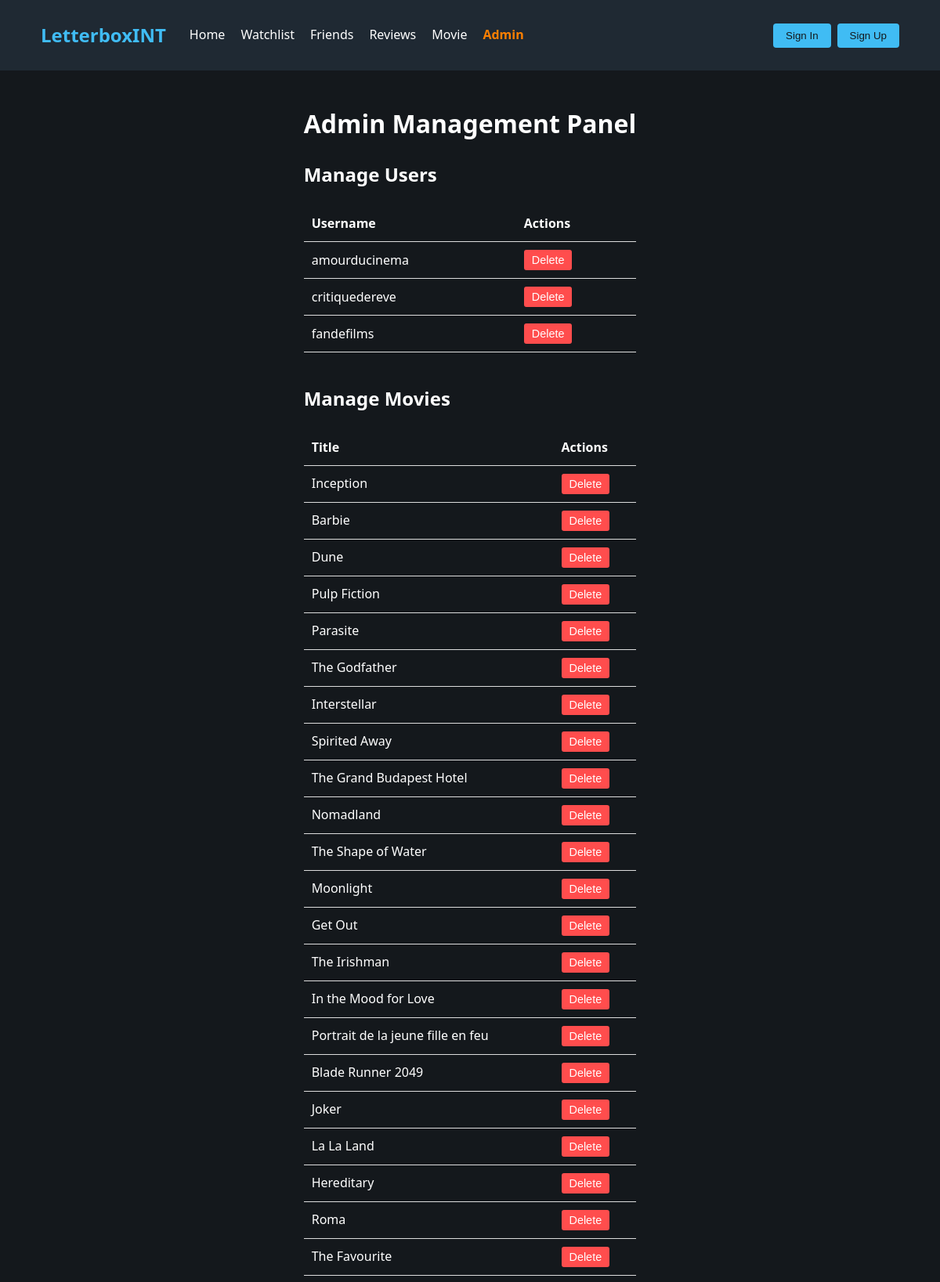
/admin/index.php (signed in, upper part), run on the app's committed database.
### tables this page shows
CREATE TABLE movie(
   movie_id BIGINT AUTO_INCREMENT,
   title VARCHAR(128),
   year_released SMALLINT,
   synopsis VARCHAR(512),
   running_time SMALLINT,
   poster_path VARCHAR(256) DEFAULT NULL,
   PRIMARY KEY(movie_id)
);

### src/functions.php (called while the page is built, shortened)
<?php
function isAdmin($user, $pdo) {
    $sql = "SELECT is_admin FROM user_account WHERE username = :username";
    $stmt = $pdo->prepare($sql);
    $stmt->execute([':username' => $user]);
    $result = $stmt->fetch(PDO::FETCH_ASSOC);
    return $result ? $result['is_admin'] : false;
}
?>

### src/admin/index.php (the view, shortened to what this page needs)
<?php
require_once('../functions.php');
$dsn = 'mysql:host=mysql;dbname=database';
$dbUser = 'utilisateur';
$dbPassword = 'password';
try {
    $pdo = new PDO($dsn, $dbUser, $dbPassword);
    $pdo->setAttribute(PDO::ATTR_ERRMODE, PDO::ERRMODE_EXCEPTION);
} catch (PDOException $e) {
    die("Connection failed: " . $e->getMessage());
}
$dbuser = "admin";
$dbpass = "adminpassword";
try {
    $pdo = new PDO($dsn, $dbuser, $dbpass);
    $pdo->setAttribute(PDO::ATTR_ERRMODE, PDO::ERRMODE_EXCEPTION);
} catch (PDOException $e) {
    die("Connection failed: " . $e->getMessage());
}
$usersql = "SELECT * FROM users_not_admin";
$userstmt = $pdo->query($usersql);
$users = $userstmt->fetchAll(PDO::FETCH_ASSOC);
$moviesql = "SELECT movie_id, title FROM movie";
$moviestmt = $pdo->query($moviesql);
$movies = $moviestmt->fetchAll(PDO::FETCH_ASSOC);
$page = "Admin";
require_once("../header.php");
?>
<main class="admin-panel">
    <h1>Admin Management Panel</h1>
    <section class="admin-section">
        <h2>Manage Users</h2>
        <table class="admin-table">
            <thead>
                <tr>
                    <th>Username</th>
                    <th>Actions</th>
                </tr>
            </thead>
            <tbody>
                <?php foreach ($users as $user): ?>
                <tr>
                    <td><?php echo $user['username']; ?></td>
                    <td>
                        <form method="post" action="/admin/index.php" onsubmit="return confirm('Are you sure you want to delete this user?');">
                            <button type="submit" name="delete_user" class="delete-btn">Delete</button>
                        </form>
                    </td>
                </tr>
                <?php endforeach; ?>
            </tbody>
        </table>
    </section>
    <section class="admin-section">
        <h2>Manage Movies</h2>
        <table class="admin-table">
            <thead>
                <tr>
                    <th>Title</th>
                    <th>Actions</th>
                </tr>
            </thead>
            <tbody>
                <?php foreach ($movies as $movie): ?>
                <tr>
                    <td><?php echo $movie['title']; ?></td>
                    <td>
                        <form method="post" action="/admin/index.php" onsubmit="return confirm('Are you sure you want to delete this movie?');">
                            <button type="submit" name="delete_movie" class="delete-btn">Delete</button>
                        </form>
                    </td>
                </tr>
                <?php endforeach; ?>
            </tbody>
        </table>
    </section>
</main>

### src/header.php (shortened to what this page needs)
<?php
require_once("functions.php");
if (isset($_COOKIE['username'])) {
    $user = $_COOKIE['username'];
} else {
    $user = null;
}
$dsn = 'mysql:host=mysql;dbname=database';
$dbUser = 'utilisateur';
$dbPassword = 'password';
try {
    $pdo = new PDO($dsn, $dbUser, $dbPassword);
    $pdo->setAttribute(PDO::ATTR_ERRMODE, PDO::ERRMODE_EXCEPTION);
} catch (PDOException $e) {
    die("Connection failed: " . $e->getMessage());
}
?>
<!DOCTYPE html>
<html lang="en">
<head>
    <link rel="stylesheet" href="/style.css">
</head>
<body>
    <header>
        <nav>
            <div class="logo">LetterboxINT</div>
            <div class="nav-links">
                <a href="/" class="<?= $page === 'Home' ? 'active' : '' ?>">Home</a>
                <a href="/watchlist" class="<?= $page === 'Watchlist' ? 'active' : '' ?>">Watchlist</a>
                <a href="/friends" class="<?= $page === 'Friends' ? 'active' : '' ?>">Friends</a>
                <a href="/reviews" class="<?= $page === 'Reviews' ? 'active' : '' ?>">Reviews</a>
                <a href="/movie" class="<?= $page === 'Movie' ? 'active' : '' ?>">Movie</a>
                <?php if (isAdmin($user, $pdo)): ?>
                    <a href="/admin" class="<?= $page === 'Admin' ? 'active' : '' ?>">Admin</a>
                <?php endif; ?>
            </div>
            <div class="user-actions">
                <div id="auth-buttons">
                    <button class="login-btn">Sign In</button>
                    <button class="signup-btn">Sign Up</button>
                </div>
            </div>
        </nav>
    </header>

### src/style.css (style rules this page uses)
:root { --primary-bg: #14181c; --secondary-bg: #1f2933; --text-color: #ffffff; --accent-color: #40bcf4; --card-bg: #2c3440; }
body { font-family: system-ui; margin: 0; padding: 0; background-color: var(--primary-bg); color: var(--text-color); line-height: 1.6; }
header { background-color: var(--secondary-bg); padding: 1rem 2rem; display: flex; justify-content: space-between; align-items: center; }
.logo { font-weight: bold; font-size: 1.5rem; color: var(--accent-color); }
a { color: var(--text-color); text-decoration: none; margin: 0 1rem; transition: color 0.3s ease; }
.user-actions { display: flex; align-items: center; gap: 1rem; }
.login-btn, .signup-btn, .signup-large,.watchlist-btn,.rating-btn,.add-btn { background-color: var(--accent-color); color: var(--primary-bg); border: none; padding: 0.5rem 1rem; border-radius: 4px; cursor: pointer; transition: opacity 0.3s ease; }
html, body { height: 100%; margin: 0; display: flex; flex-direction: column; }
main { flex: 1; }
#auth-buttons { display: flex; gap: 0.5rem; }
nav { display: flex; width: 100%; justify-content: space-between; align-items: center; padding: 10px 20px; color: #fff; }
.nav-links { display: flex; align-items: center; margin-left: 20px; }
.nav-links a { margin: 0 10px; color: #fff; text-decoration: none; }
.user-actions { display: flex; align-items: center; }
.logo { font-size: 1.5em; font-weight: bold; }
a { text-decoration: none; }
.nav-links a.active { color: #ff8000; font-weight: bold; }
.edit-btn, .delete-btn { padding: 6px 12px; border-radius: 3px; font-size: 0.9em; cursor: pointer; background: none; border: 1px solid; }
.delete-btn { border-color: #ff6b6b; color: #ff6b6b; }

### src/header.php (style rules this page uses)
nav { display: flex; width: 100%; justify-content: space-between; align-items: center; padding: 10px 20px; color: #fff; }
.nav-links { display: flex; align-items: center; margin-left: 20px; }
.nav-links a { margin: 0 10px; color: #fff; text-decoration: none; }
.user-actions { display: flex; align-items: center; }
.logo { font-size: 1.5em; font-weight: bold; }

### src/admin/index.php (style rules this page uses)
.admin-panel { max-width: 1200px; margin: 0 auto; padding: 20px; }
.admin-section { margin-bottom: 40px; }
.admin-table { width: 100%; border-collapse: collapse; margin-top: 15px; }
.admin-table th, .admin-table td { padding: 10px; text-align: left; border-bottom: 1px solid #ddd; }
.delete-btn { background-color: #ff4d4d; color: white; border: none; padding: 5px 10px; cursor: pointer; border-radius: 3px; }
td { word-wrap: break-word; max-width: 300px; }

### data on the page
movie: title "Inception"
movie: title "Barbie"
movie: title "Dune"
movie: title "Pulp Fiction"
movie: title "Parasite"
movie: title "The Godfather"
movie: title "Interstellar"
movie: title "Spirited Away"
movie: title "The Grand Budapest Hotel"
movie: title "Nomadland"
movie: title "The Shape of Water"
movie: title "Moonlight"
movie: title "Get Out"
movie: title "The Irishman"
movie: title "In the Mood for Love"
movie: title "Portrait de la jeune fille en feu"
movie: title "Blade Runner 2049"
movie: title "Joker"
movie: title "La La Land"
movie: title "Hereditary"
movie: title "Roma"
movie: title "The Favourite"

### other printed values
$user['username'] "amourducinema"
$user['username'] "critiquedereve"
$user['username'] "fandefilms"
